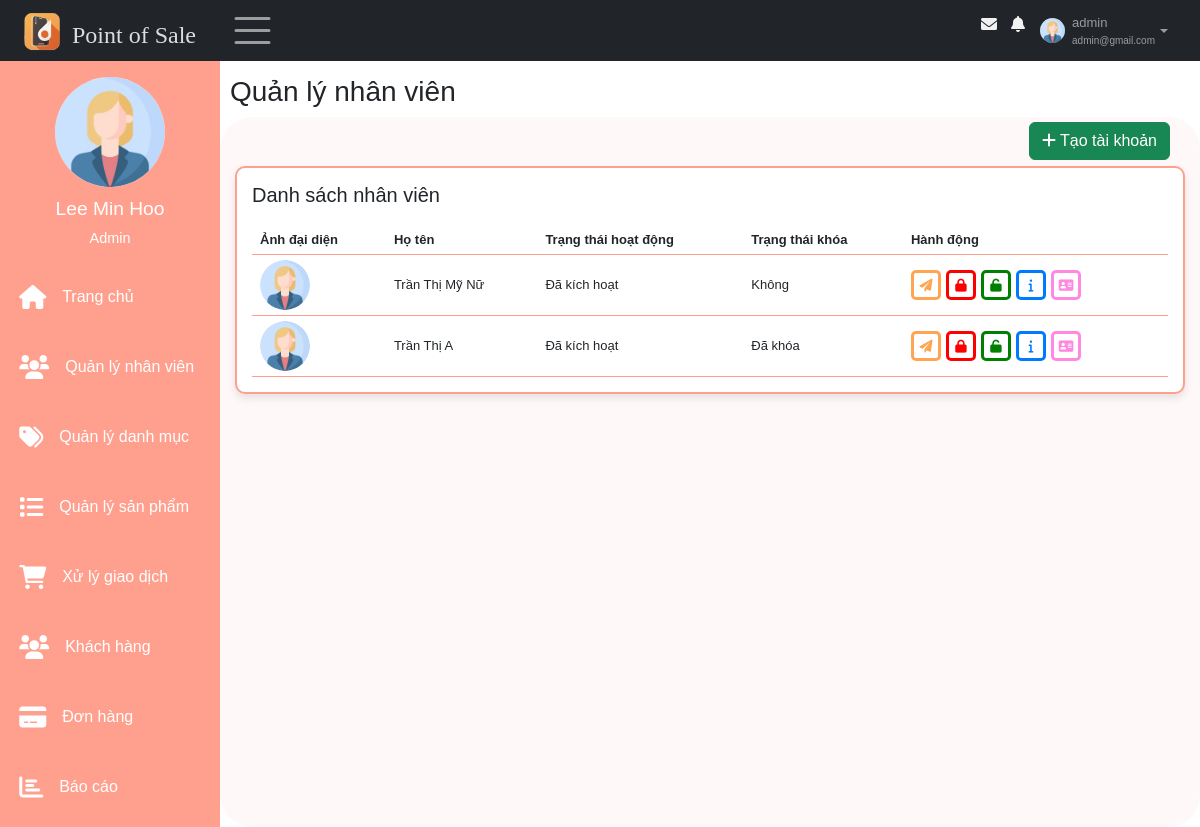
Before: /views/index.php?sidebar=quanlynhanvien (signed in) with the older database file.
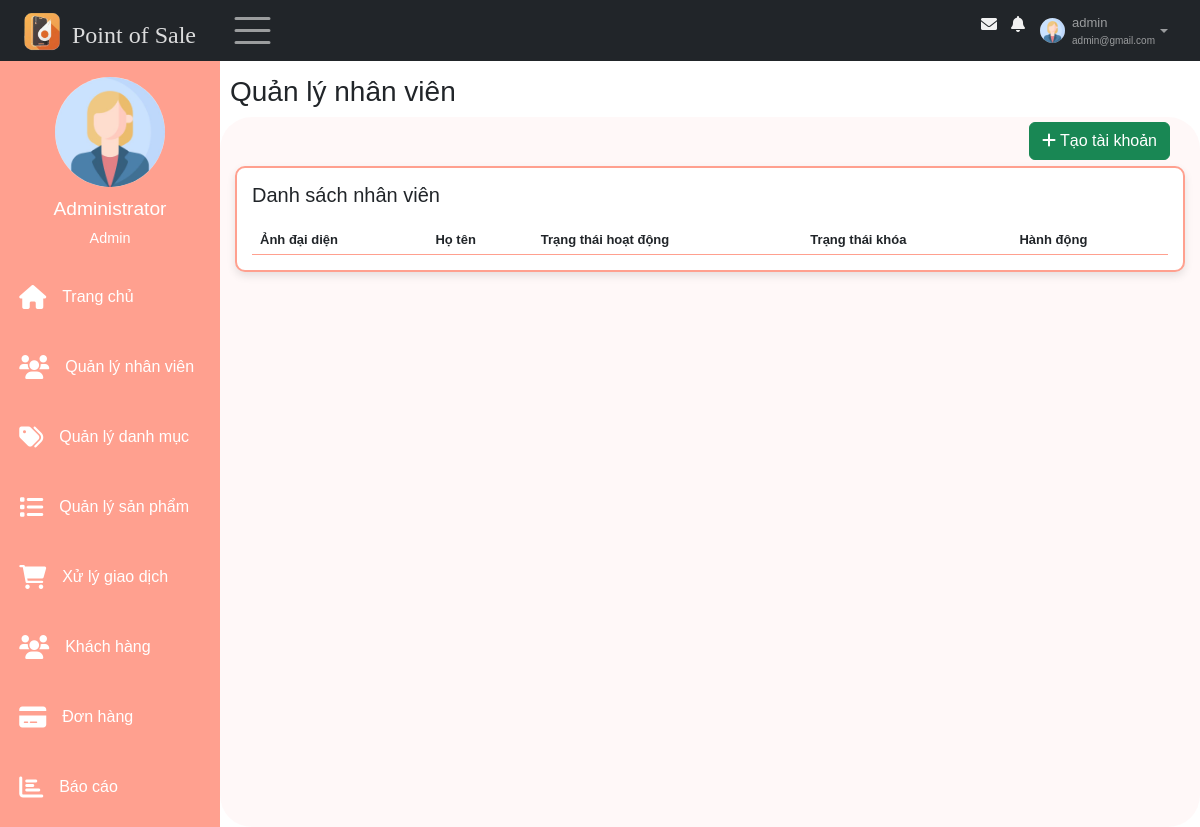
After: the same page with the newer database file.
### tables this page shows
CREATE TABLE `taikhoan` (
  `id` int(11) NOT NULL,
  `id_nhanvien` int(11) NOT NULL,
  `username` varchar(30) NOT NULL,
  `password` varchar(30) NOT NULL,
  `role` enum('Admin','Nhân viên') NOT NULL,
  `trangthai_hd` tinyint(1) NOT NULL,
  `activate_token` varchar(10) DEFAULT NULL,
  `expire_time` int(11) DEFAULT NULL,
  `pass_changed` tinyint(1) DEFAULT NULL,
  `trangthai_khoa` tinyint(1) NOT NULL DEFAULT 0
);

CREATE TABLE `nhanvien` (
  `id` int(11) NOT NULL,
  `hoten` varchar(50) NOT NULL,
  `email` varchar(100) NOT NULL,
  `gioitinh` enum('Nữ','Nam') DEFAULT NULL,
  `sdt` varchar(11) DEFAULT NULL,
  `ngaysinh` date DEFAULT NULL,
  `diachi` varchar(100) DEFAULT NULL,
  `img` varchar(50) DEFAULT NULL
);

### models/quanlyhoso/getProfileNV.php (called while the page is built, shortened)
<?php
    $conn = connectDB();
    if (isset($_GET["id_detail"])) {
        $id = $_GET["id_detail"];
    } else {
        $id = $_SESSION["id"];
    }
    if(empty($_SESSION["id"])) {
        header("Location: ../index.php");
        exit();
    }else{
        $sql = "SELECT nhanvien.*, taikhoan.trangthai_khoa, taikhoan.role FROM nhanvien, taikhoan WHERE nhanvien.id = taikhoan.id_nhanvien AND nhanvien.id =" . $id;
    }
    $result = $conn->query($sql);
    if ($result->num_rows > 0) {
        $row = $result->fetch_assoc();
        $profile_name =  $row["hoten"]??"";
        $profile_img = $row["img"]??"";
    }
?>

### models/nhanvien/DsNV.php (the view, shortened to what the changed rows need)
<?php
    $conn = connectDB();
    $sql = "SELECT * FROM taikhoan, nhanvien WHERE taikhoan.id_nhanvien=nhanvien.id AND taikhoan.role = 'Nhân viên'";
    $result = $conn->query($sql);
    if ($result->num_rows > 0) {
        while($row = $result->fetch_assoc()) {
            $img = $row["img"];
            $name = $row["hoten"];
            $activated = $row["trangthai_hd"];
            $status_lock = $row["trangthai_khoa"];
            if ($activated == 1) {
                $activated = "Đã kích hoạt";
            } else if ($activated == 0) {
                $activated = "Chưa kích hoạt";
            }
            if ($status_lock == 0) {
                $status_lock = "Không";
            } else if ($status_lock == 1) {
                $status_lock = "Đã khóa";
            }
            echo "<tr>";
            echo "<td><img src='../models/quanlyhoso/imagesNV/" .$img. "' alt='Avatar' id='avatar'></td>";
            echo "<td>" .$name. "</td>";
            echo "<td>" .$activated. "</td>";
            echo "<td>" .$status_lock. "</td>";
            echo "<td>
                <div class='action'>
                <a class='bt btn-sendEmail' href='index.php?sidebar=quanlynhanvien&token_send=" .$row['activate_token']. "'><i class='fa fa-paper-plane-o'></i></a>
                <a class='bt btn-lock' href='index.php?sidebar=quanlynhanvien&token_lock=" .$row['activate_token']. "'><i class='fa fa-lock'></i></a>
                <a class='bt btn-unlock' href='index.php?sidebar=quanlynhanvien&token_unlock=" .$row['activate_token']. "'><i class='fa fa-unlock'></i></a>
                <a class='bt btn-detail' href='index.php?nav=hoso&id_detail=" .$row['id_nhanvien']. "'><i class='fa fa-info'></i></a>
                <a class='bt btn-viewSale' href='index.php?sidebar=quanlynhanvien&id_view=" .$row['id_nhanvien']. "'><i class='fa fa-vcard-o'></i></a>
                </div>
            </td>
            </tr>";
        }
    }
?>

### views/pages/nav.php (shortened to what the changed rows need)
<nav class="navbar navbar-expand-sm bg-dark navbar-dark fixed-top" id="nav">
    <div class="container-fluid">
        <div class="leftnav justify-content-start">
            <a class="logo navbar-brand" href="index.php" data-bs-toggle="tooltip"  title="Về trang chủ">
                <img src="../images/logo.ico" alt="Logo" style="width:40px;" >
                <h4>Point of Sale</h4>
            </a>
            <div class="openclose"><span class="navbar-toggler-icon" style="font-size:30px;cursor:pointer" onclick="open_closeNav() " class = "las la-bars"></span>  </div>
        </div>
        <div class="rightnav justify-content-end">
            <ul  class=" navbar-nav" >
                <li class="nav-item">
                    <a  href="#">
                    <span class = "fa fa-fw fa-envelope"></span>
                    </a></li>
                <li class="nav-item">
                    <a  href="#">
                    <span class = "fa fa-bell"></span>
                    </a></li>
                <li class="nav-item dropdown">
                        <a id="nav-user" class="nav-link dropdown-toggle" href="#" role="button" data-bs-toggle="dropdown">
                            <img id="nav-avatar" src = "../models/quanlyhoso/imagesNV/<?=$profile_img?>" height = "30px"  width = "30px" alt = "Avatar">
                            <div class="infor">
                                <p id ="user"><?= $_SESSION["username"]?></p>
                                <p id="email"><?= $_SESSION["email"]?></p>
                            </div>
                        </a>
                </li>
            </ul>
        </div>
    </div>
</nav>

### views/pages/main/sidebar.php (shortened to what the changed rows need)
<div class="sidebar"  id="mySidebar" >
    <div class="sidebar-user">
        <img src="../models/quanlyhoso/imagesNV/<?=$profile_img?>" height = "70px"  width = "70px" alt = "">
            <div>
                <h3><?=$profile_name?></h3>
                <span><?=$_SESSION['role']?></span>
        </div>
    </div>
    <div class="sidebar-menu">
        <ul >
            <li class="item">
                <a class="link" href="index.php">
                    <span class = "fa fa-home"></span>
                    <p class="item-sidebar">Trang chủ</p>
                </a>
            </li>
            <?php
                if ($_SESSION['role'] == 'Admin') {
                    ?>
                    <li class="item">
                        <a class="link" href="index.php?sidebar=quanlynhanvien">
                            <span class = "fa fa-users"></span>
                            <p class="item-sidebar">Quản lý nhân viên</p>
                        </a>
                    </li>
                <?php
            }?>
            <li class="item">
                <a class="link" href="index.php?sidebar=quanlydanhmuc">
                    <span class = "fa fa-tags"></span>
                    <p class="item-sidebar">Quản lý danh mục</p>
                </a>
            </li>
            <li class="item">
                <a class="link" href="index.php?sidebar=quanlysanpham">
                    <span class = "fa fa-list"></span>
                    <p class="item-sidebar">Quản lý sản phẩm</p>
                </a>
            </li>
            <li class="item">
                <a class="link" href="index.php?sidebar=giaodich">
                    <span class = "fa fa-shopping-cart"></span>
                    <p class="item-sidebar">Xử lý giao dịch</p>
                </a>
            </li>
            <li class="item">
                <a class="link" href="index.php?sidebar=khachhang">
                    <span class = "fa fa-users"></span>
                    <p class="item-sidebar">Khách hàng</p>
                </a>
            </li>
            <li class="item">
                <a class="link" href="index.php?sidebar=donhang">
                    <span class = "fa fa-credit-card"></span>
                    <p class="item-sidebar">Đơn hàng</p>
                </a>
            </li>
            <li class="item">
                <a class="link" href="index.php?sidebar=baocao">
                    <span class = "fa fa-bar-chart"></span>
                    <p class="item-sidebar">Báo cáo</p>
                </a>
            </li>
            <br>
        </ul>
    </div>
</div>

Changed rows visible on the page:
removed taikhoan: id_nhanvien.img (placeholder picture), id_nhanvien.hoten "Trần Thị Mỹ Nữ", trangthai_hd "Đã kích hoạt", trangthai_khoa "Không"
removed taikhoan: id_nhanvien.img (placeholder picture), id_nhanvien.hoten "Trần Thị A", trangthai_hd "Đã kích hoạt", trangthai_khoa "Đã khóa"
changed through a linked row, taikhoan: id_nhanvien.hoten "Lee Min Hoo" → "Administrator"
